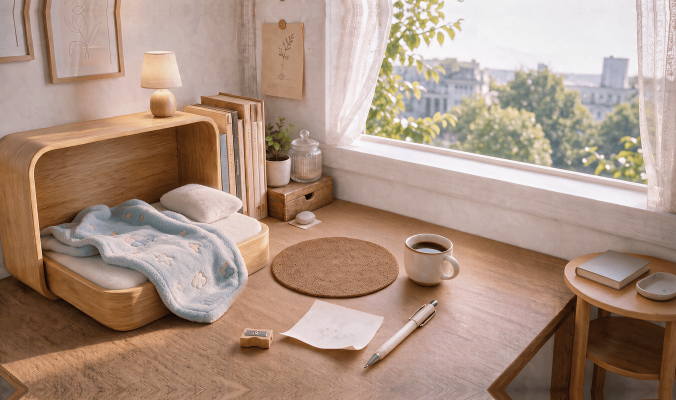
#> input picture living-room-dress/panoramas/empty_day.png, 1352 x 800 px (shown at 1/2 size)
$ python -i prepare_modular_rig_and_clock.py   (imports and definitions only)
#> lines starting #> are read from the running program, lines starting #| are printed output that depends on the picture; after the words box and inside, x2 and y2 are one past the last pixel; in counts of white or black regions, pixels touching at a corner belong together
#> further down, picture is the input picture: PIL image 1352x800 P; mean R, G, B 171.4, 146.3, 130.8
#!/usr/bin/env python3
"""Prepare Modular Scene Rig (room shells + 5 transparent furniture modules)
and P4 Black Cat Sheriff Clock (front/back/mid-thickness/tail/scene) PNGs.

Strictly follows AGENTS.md & chroma-transparent-character-png skill:
- Zero-halo chroma-key RGBA extraction + 1px alpha edge cleanup + 3-pass RGB edge bleed
- Precision warm-oak / warm-walnut spill calibration (zero green bookshelf, zero purple jewelry box)
- Exact original-perspective extraction for wall art from empty_day.png (100% camera match)
- Optical translucent glass recovery for the blue-screen glass jar on the jewelry box
- 100% compressed PNG via pngquant --quality=80-95 --speed=3 --strip (zero .webp)
"""
import glob
import json
import os
import subprocess
import sys
import numpy as np
from PIL import Image, ImageDraw, ImageFilter

REPO = os.path.abspath(os.path.join(os.path.dirname(__file__), ".."))
ART_DIR = (
    sys.argv[1]
    if len(sys.argv) > 1
    else os.environ.get(
        "EGGBABE_ART_DIR",
        "/home/antigravity/.gemini/jetski/brain/v1/default/jetski_remote_agents_3p_devbox/e0b241dd-d122-4a4e-9e66-da9841cfe250",
    )
)
SCRATCH = os.path.join(ART_DIR, "scratch")
OUT_PANO = os.path.join(REPO, "living-room-dress/panoramas")
OUT_MOD = os.path.join(REPO, "living-room-dress/modules")
OUT_PROP = os.path.join(REPO, "living-room-dress/props")

PANO_W, PANO_H = 1352, 800
LOGICAL_W, LOGICAL_H = 2823, 1672


# [22 lines left out: functions find_art, pngquant_compress, not called in this run]


def erode_alpha_fringe(im: Image.Image, passes: int = 1) -> Image.Image:
    """Trim 1px semi-transparent chroma fringe and re-bleed interior foreground RGB cleanly."""
    if passes <= 0:
        return im
    arr = np.array(im.convert("RGBA"), dtype=np.float32)
    a = arr[:, :, 3] / 255.0
    rgb = arr[:, :, :3].copy()
    h, w = a.shape

    for _ in range(passes):
        # Soft minimum filter on alpha (reduces outer 1px halo without jagged staircase)
        a_img = Image.fromarray(np.clip(a * 255.0, 0, 255).astype(np.uint8), "L")
        a_min = np.array(a_img.filter(ImageFilter.MinFilter(3)), dtype=np.float32) / 255.0
        # Blend 75% toward min on edges so anti-aliasing stays smooth while eliminating outer halo
        edge = a < 0.98
        a = np.where(edge, a * 0.25 + a_min * 0.75, a)
        a[a < 0.04] = 0.0

    # Bleed solid interior RGB into remaining anti-aliased fringe pixels
    known = a >= 0.92
    bleed = rgb.copy()
    for _ in range(3):
        need = (~known) & (a > 0.01)
        if not need.any():
            break
        acc = np.zeros_like(bleed)
        cnt = np.zeros((h, w), dtype=np.float32)
        for dy, dx in ((-1, 0), (1, 0), (0, -1), (0, 1), (-1, -1), (-1, 1), (1, -1), (1, 1)):
            sy0, sy1 = max(0, -dy), min(h, h - dy)
            sx0, sx1 = max(0, -dx), min(w, w - dx)
            ty0, ty1 = max(0, dy), min(h, h + dy)
            tx0, tx1 = max(0, dx), min(w, w + dx)
            k = known[sy0:sy1, sx0:sx1]
            acc[ty0:ty1, tx0:tx1] += bleed[sy0:sy1, sx0:sx1] * k[:, :, None]
            cnt[ty0:ty1, tx0:tx1] += k.astype(np.float32)
        upd = need & (cnt > 0)
        bleed[upd] = acc[upd] / cnt[upd, None]
        known[upd] = True

    fringe = (a > 0.01) & (a < 0.92) & known
    rgb[fringe] = bleed[fringe]
    rgb[a <= 0.01] = 0.0
    return Image.fromarray(np.dstack([np.clip(rgb, 0, 255), np.clip(a * 255.0, 0, 255)]).astype(np.uint8), "RGBA")


# [53 lines left out: functions calibrate_warm_oak, calibrate_warm_walnut, not called in this run]


def chroma_to_rgba(im: Image.Image, key: str = "auto", glass_rect=None, erode_passes: int = 1) -> Image.Image:
#> called with key = 'auto', erode_passes = 1
    rgb = np.array(im.convert("RGB"), dtype=np.float32)
    h, w, _ = rgb.shape
#> h = 800; w = 1352
    r, g, b = rgb[:, :, 0], rgb[:, :, 1], rgb[:, :, 2]
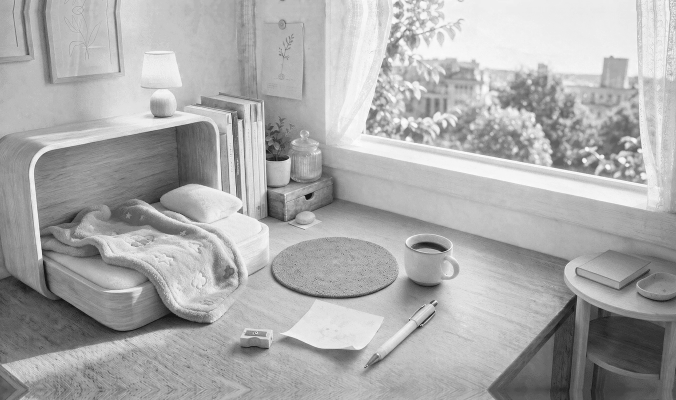
#> r: shape (800, 1352) float32 (shown at 1/2 size); min 22, max 251, mean 171.4
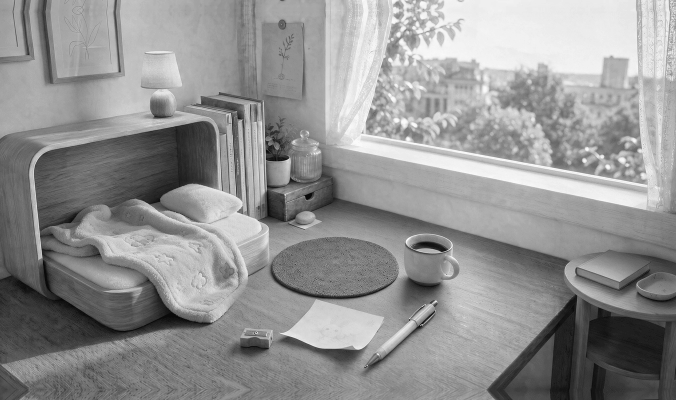
#> g: shape (800, 1352) float32 (shown at 1/2 size); min 10, max 250, mean 146.3
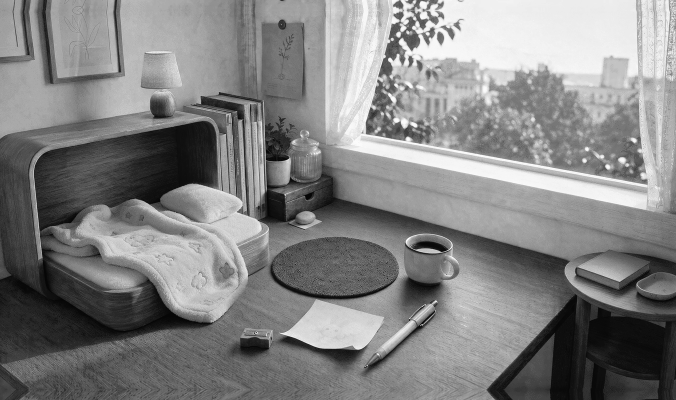
#> b: shape (800, 1352) float32 (shown at 1/2 size); min 6, max 251, mean 130.8

    border_px = np.concatenate([
        rgb[:16, :].reshape(-1, 3), rgb[-16:, :].reshape(-1, 3),
        rgb[:, :16].reshape(-1, 3), rgb[:, -16:].reshape(-1, 3),
    ], axis=0)
    bg_col = np.median(border_px, axis=0)
#> bg_col = [170, 143, 125]
    if key == "auto":
        key = "blue" if (bg_col[2] - max(bg_col[0], bg_col[1])) >= (bg_col[1] - max(bg_col[0], bg_col[2])) else "green"
#> key = 'green'

    if key == "blue":
        excess = b - np.maximum(r, g)
        border_ex = border_px[:, 2] - np.maximum(border_px[:, 0], border_px[:, 1])
        bg_excess = float(np.median(border_ex))
        edge_lo = float(np.percentile(border_ex, 5))
        lo = 20.0
        hi = max(78.0, min(bg_excess * 0.54, edge_lo * 0.84))
    else:
        excess = g - np.maximum(r, b)
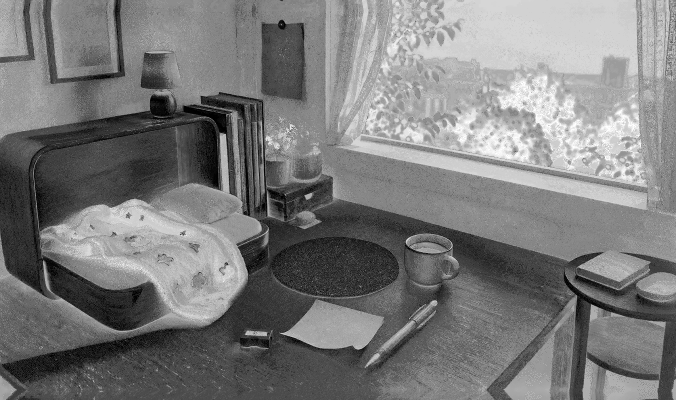
#> excess: shape (800, 1352) float32 (shown at 1/2 size); min -59, max 10, mean -25.73; drawn with min black and max white
        border_ex = border_px[:, 1] - np.maximum(border_px[:, 0], border_px[:, 2])
        bg_excess = float(np.median(border_ex))
#> bg_excess = -23
        edge_lo = float(np.percentile(border_ex, 5))
#> edge_lo = -44
        lo = 20.0
        hi = max(80.0, min(bg_excess * 0.52, edge_lo * 0.82))
#> hi = 80

    alpha = np.clip((hi - excess) / max(hi - lo, 1.0), 0.0, 1.0)
#> alpha: shape (800, 1352) float32; every value is 1
    alpha[excess >= hi] = 0.0
    out_rgb = rgb.copy()

    # Optional optical translucent glass recovery (for ribbed glass jar over blue screen)
    if key == "blue" and glass_rect is not None:
        gx0, gy0, gx1, gy1 = glass_rect
        yy, xx = np.mgrid[0:h, 0:w]
        in_glass = (xx >= gx0) & (xx <= gx1) & (yy >= gy0) & (yy <= gy1)
        atten = 1.0 - np.clip(excess / max(bg_excess, 1.0), 0.0, 1.0)
        is_glass_px = in_glass & (atten > 0.08) & (alpha < 0.92)
        if is_glass_px.any():
            a_g = np.clip(atten * 1.15 + 0.08, 0.0, 0.88)
            a_safe = np.maximum(a_g, 0.14)
            rec = (rgb - (1.0 - a_g[:, :, None]) * bg_col[None, None, :]) / a_safe[:, :, None]
            rec = np.clip(rec, 0.0, 255.0)
            rec[:, :, 2] = np.minimum(rec[:, :, 2], np.maximum(rec[:, :, 0], rec[:, :, 1]) + 8.0)
            alpha[is_glass_px] = np.maximum(alpha[is_glass_px], a_g[is_glass_px])
            out_rgb[is_glass_px] = rec[is_glass_px]

    # 1. Standard warm despill
    if key == "blue":
        spill = out_rgb[:, :, 2] > np.maximum(out_rgb[:, :, 0], out_rgb[:, :, 1])
        out_rgb[spill, 2] = np.maximum(out_rgb[spill, 0], out_rgb[spill, 1])
    else:
        spill = out_rgb[:, :, 1] > (out_rgb[:, :, 0] * 0.92 + out_rgb[:, :, 2] * 0.08)
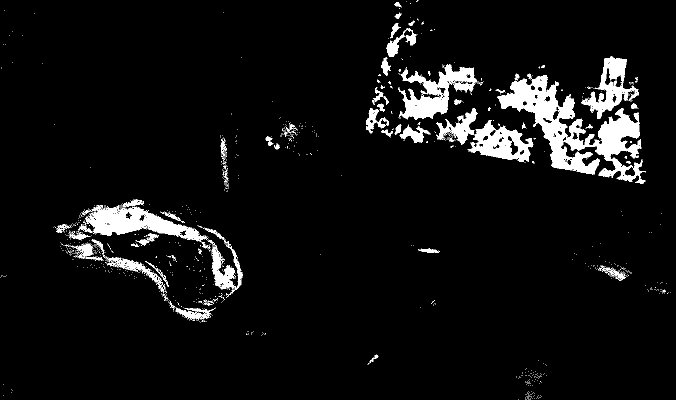
#> spill: shape (800, 1352) bool (shown at 1/2 size); 5.6% white; 1235 white regions (1166 under 20 px), largest, box (x1, y1, x2, y2) and area: (994, 150, 1291, 368) 20103, (872, 217, 1067, 324) 7199, (171, 410, 415, 485) 7161
        out_rgb[spill, 1] = np.minimum(out_rgb[spill, 1], out_rgb[spill, 0] * 0.92 + out_rgb[spill, 2] * 0.08)

    # 2. Inward foreground RGB bleed (3 passes)
    known = alpha >= 0.95
#> known: shape (800, 1352) bool; every value is 1
    bleed = out_rgb.copy()
    for _ in range(3):
        need = (~known) & (alpha > 0.01)
        if not need.any():
            break
        acc = np.zeros_like(bleed)
        cnt = np.zeros((h, w), dtype=np.float32)
        for dy, dx in ((-1, 0), (1, 0), (0, -1), (0, 1), (-1, -1), (-1, 1), (1, -1), (1, 1)):
            sy0, sy1 = max(0, -dy), min(h, h - dy)
            sx0, sx1 = max(0, -dx), min(w, w - dx)
            ty0, ty1 = max(0, dy), min(h, h + dy)
            tx0, tx1 = max(0, dx), min(w, w + dx)
            k = known[sy0:sy1, sx0:sx1]
            acc[ty0:ty1, tx0:tx1] += bleed[sy0:sy1, sx0:sx1] * k[:, :, None]
            cnt[ty0:ty1, tx0:tx1] += k.astype(np.float32)
        upd = need & (cnt > 0)
        bleed[upd] = acc[upd] / cnt[upd, None]
        known[upd] = True

    fringe = (alpha > 0.01) & (alpha < 0.95) & known
    out_rgb[fringe] = bleed[fringe]
    out_rgb[alpha <= 0.008] = 0.0
    alpha[alpha <= 0.008] = 0.0
    rgba = Image.fromarray(np.dstack([np.clip(out_rgb, 0, 255), np.clip(alpha * 255.0, 0, 255)]).astype(np.uint8), "RGBA")
    return erode_alpha_fringe(rgba, passes=erode_passes)


# [286 lines left out: functions crop_tight, extract_wall_art_from_empty_day, fit_aspect_crop, process_room_shells, process_modules, process_black_cat_clock and 1 more, not called in this run]


# [9 lines not run here, left out]

>>> from PIL import Image
>>> picture = Image.open('panoramas/empty_day.png')
>>> result = chroma_to_rgba(picture)

$ run again, on living-room-dress/panoramas/cozy_room_day.png
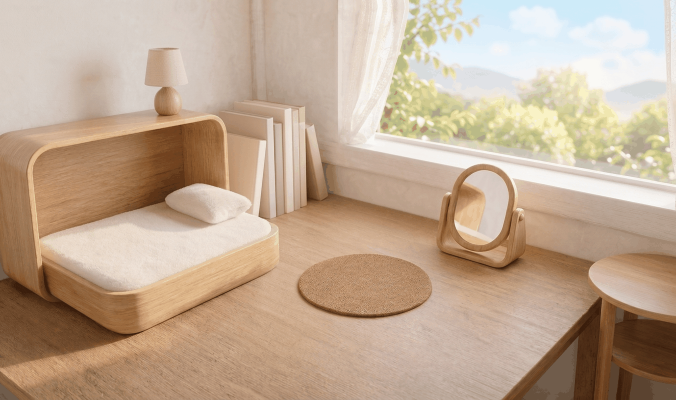
#> input picture living-room-dress/panoramas/cozy_room_day.png, 1352 x 800 px (shown at 1/2 size)
#> picture is the input picture: PIL image 1352x800 P; mean R, G, B 192.2, 169, 146.8
#> bg_col = [188, 167, 151]
#> key = 'green'
#> in chroma_to_rgba, `excess = g - np.maximum(r, b)`:
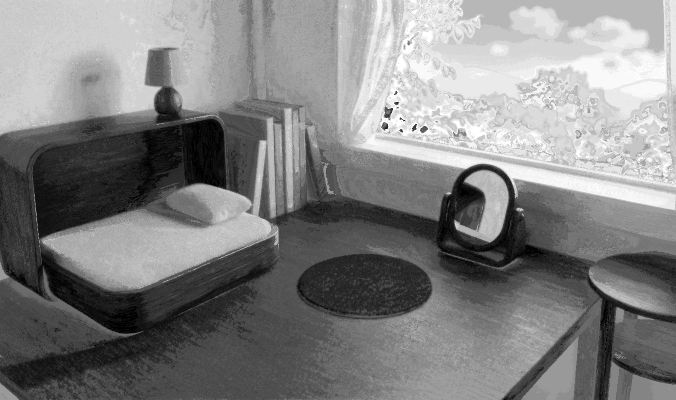
#> excess: shape (800, 1352) float32 (shown at 1/2 size); min -50, max 0, mean -24.52; drawn with min black and max white
#> bg_excess = -20
#> edge_lo = -41
#> hi = 80
#> alpha: shape (800, 1352) float32; every value is 1
#> in chroma_to_rgba, `spill = out_rgb[:, :, 1] > (out_rgb[:, :, 0] * 0.92 + out_rgb[:, :, 2]..`:
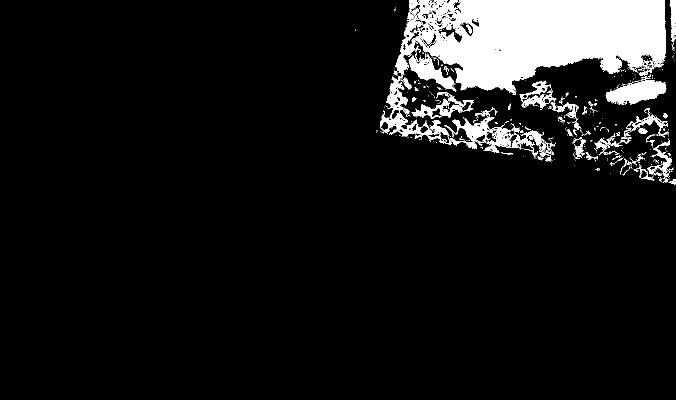
#> spill: shape (800, 1352) bool (shown at 1/2 size); 8.7% white; 526 white regions (442 under 20 px), largest, box (x1, y1, x2, y2) and area: (787, 0, 1332, 190) 67995, (760, 152, 898, 274) 3715, (1211, 160, 1333, 210) 3669
#> known: shape (800, 1352) bool; every value is 1

$ run again, on living-room-dress/panoramas/cozy_room_night_lit.png
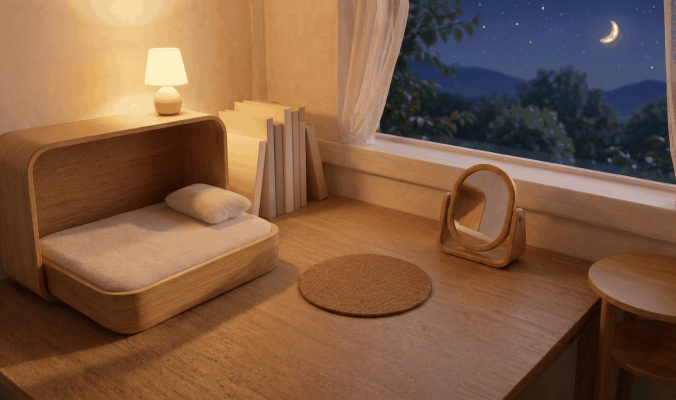
#> input picture living-room-dress/panoramas/cozy_room_night_lit.png, 1352 x 800 px (shown at 1/2 size)
#> picture is the input picture: PIL image 1352x800 P; mean R, G, B 126.5, 92.1, 67.6
#> bg_col = [126, 85, 73]
#> key = 'green'
#> in chroma_to_rgba, `excess = g - np.maximum(r, b)`:
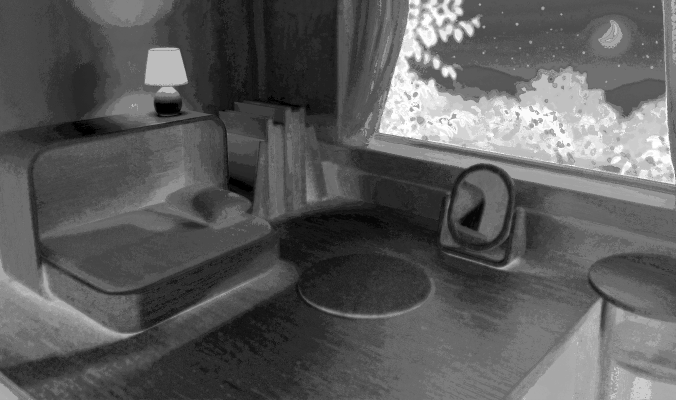
#> excess: shape (800, 1352) float32 (shown at 1/2 size); min -65, max 5, mean -39.65; drawn with min black and max white
#> bg_excess = -39
#> edge_lo = -53
#> hi = 80
#> alpha: shape (800, 1352) float32; every value is 1
#> in chroma_to_rgba, `spill = out_rgb[:, :, 1] > (out_rgb[:, :, 0] * 0.92 + out_rgb[:, :, 2]..`:
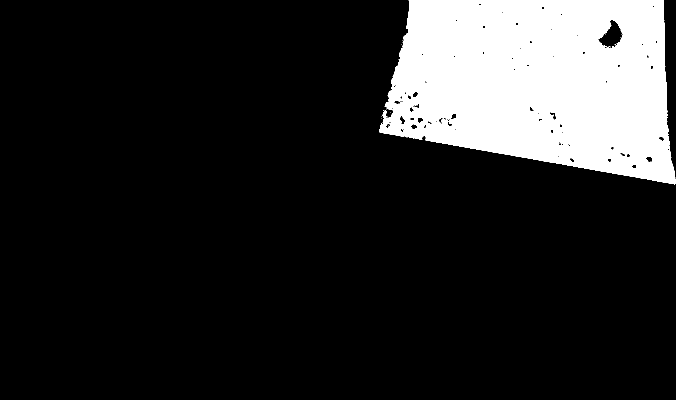
#> spill: shape (800, 1352) bool (shown at 1/2 size); 15.6% white; 26 white regions (25 under 20 px), largest, box (x1, y1, x2, y2) and area: (758, 0, 1352, 369) 168389
#> known: shape (800, 1352) bool; every value is 1
